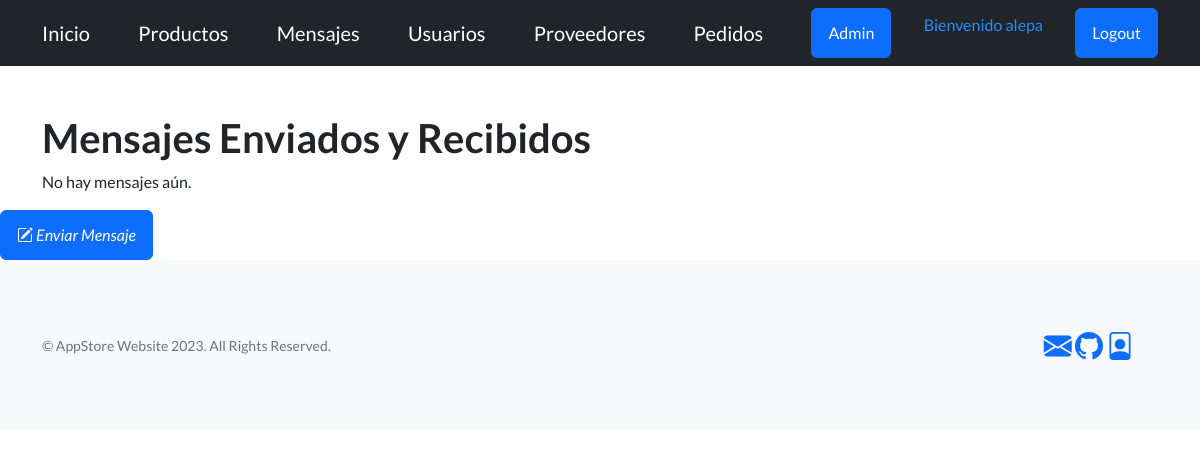
Before: /app-store/ver-mensajes/ (signed in) with the older database file.
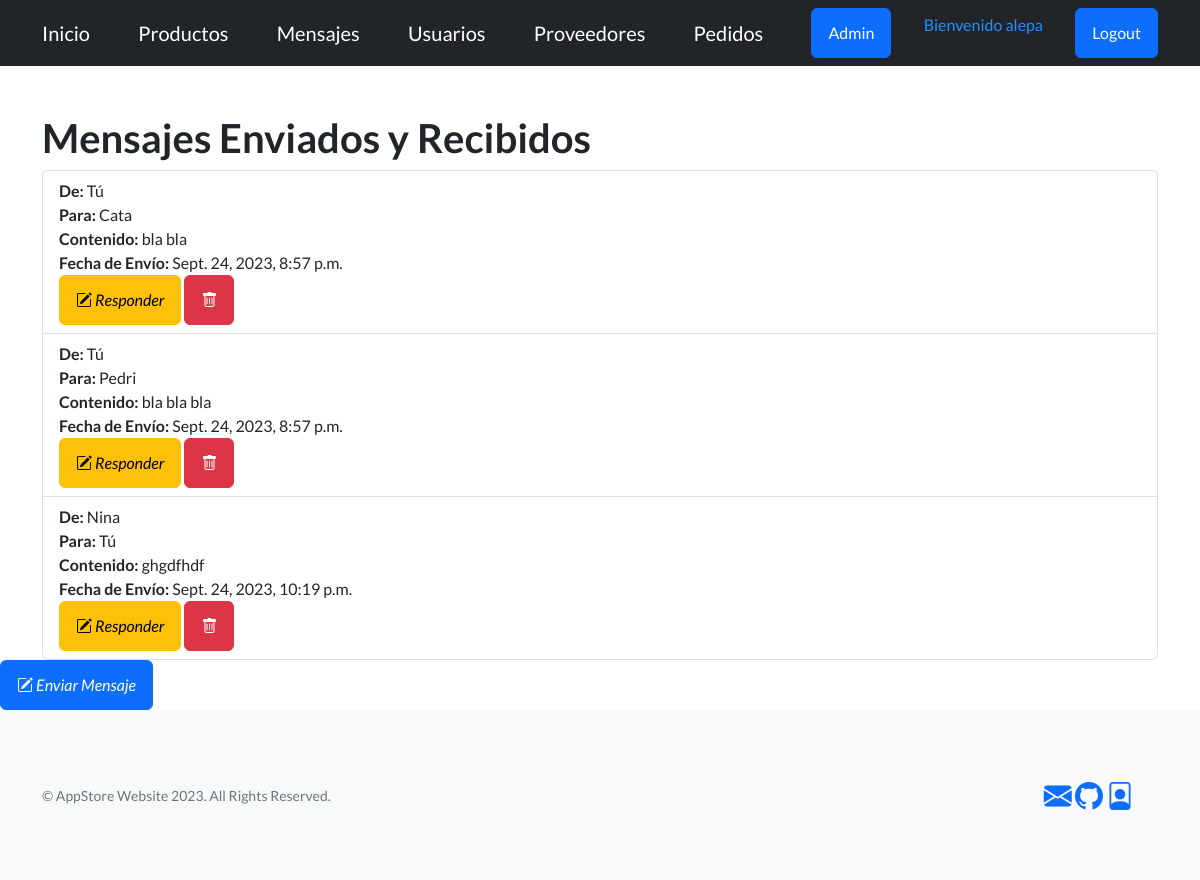
After: the same page with the newer database file.
### AppStore/models.py (models this page shows, shortened)
class Mensaje(models.Model):
    emisor = models.ForeignKey(User, related_name='mensajes_enviados', on_delete=models.CASCADE)
    receptor = models.ForeignKey(User, related_name='mensajes_recibidos', on_delete=models.CASCADE)
    contenido = models.TextField()
    fecha_envio = models.DateTimeField(default=timezone.now)

### AppStore/views.py (the view)
# urls.py: path('ver-mensajes/', ver_mensajes, name='Mensajes'),
@login_required
def ver_mensajes(request):
    mensajes = Mensaje.objects.filter(
        models.Q(emisor=request.user) | models.Q(receptor=request.user)
    ).order_by('fecha_envio')
    return render(request, 'ver_mensajes.html', {'mensajes': mensajes})

### AppStore/templates/ver_mensajes.html (shortened to what this page needs)
{% extends 'main.html' %}
{% block bloqueMutable %}
<div class="container mt-5">
    <h1>Mensajes Enviados y Recibidos</h1>
    <ul class="list-group">
        {% for mensaje in mensajes %}
        <li class="list-group-item">
                <strong>De:</strong> {% if mensaje.emisor == user %}Tú{% else %}{{ mensaje.emisor.username }}{% endif %}<br>
                <strong>Para:</strong> {% if mensaje.receptor == user %}Tú{% else %}{{ mensaje.receptor.username }}{% endif %}<br>
                <strong>Contenido:</strong> {{ mensaje.contenido }}<br>
                <strong>Fecha de Envío:</strong> {{ mensaje.fecha_envio }}<br>
                <a type="button" class="btn btn-warning" href="{% url 'responder_mensaje' mensaje.id %}"><i class="bi bi-pencil-square fs-40"> Responder </i></a>
                <form method="post" style="display: inline-block;">
                    <a type="button" class="btn btn-danger" href="{% url 'EliminarMensaje' mensaje.pk %}"><i class="bi bi-trash"></i></a>
                </form>
        </li>
        {% empty %}
            <p>No hay mensajes aún.</p>
        {% endfor %}
    </ul>
</div>
    <a class="btn btn-primary" href="{% url 'EnviarMensaje' %}" role="button"> <i class="bi bi-pencil-square"> Enviar Mensaje</i></a>
{% endblock bloqueMutable %}

Changed rows visible on the page:
added Mensaje: shows "Tú", receptor.username "Cata", contenido "bla bla", fecha_envio "Sept. 24, 2023, 8:57 p.m."
added Mensaje: shows "Tú", receptor.username "Pedri", contenido "bla bla bla", fecha_envio "Sept. 24, 2023, 8:57 p.m."
added Mensaje: emisor.username "Nina", shows "Tú", contenido "ghgdfhdf", fecha_envio "Sept. 24, 2023, 10:19 p.m."
Other visible differences:
text no longer shown: "No hay mensajes aún."
